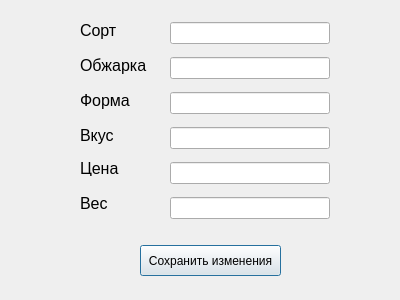
<?xml version="1.0" encoding="UTF-8"?>
<ui version="4.0">
 <class>Dialog</class>
 <widget class="QDialog" name="Dialog">
  <property name="geometry">
   <rect>
    <x>0</x>
    <y>0</y>
    <width>400</width>
    <height>300</height>
   </rect>
  </property>
  <property name="windowTitle">
   <string>Dialog</string>
  </property>
  <widget class="QLabel" name="label_4">
   <property name="geometry">
    <rect>
     <x>80</x>
     <y>125</y>
     <width>71</width>
     <height>21</height>
    </rect>
   </property>
   <property name="font">
    <font>
     <pointsize>12</pointsize>
    </font>
   </property>
   <property name="text">
    <string>Вкус</string>
   </property>
  </widget>
  <widget class="QLabel" name="label_6">
   <property name="geometry">
    <rect>
     <x>80</x>
     <y>195</y>
     <width>51</width>
     <height>16</height>
    </rect>
   </property>
   <property name="font">
    <font>
     <pointsize>12</pointsize>
    </font>
   </property>
   <property name="text">
    <string>Вес</string>
   </property>
  </widget>
  <widget class="QLabel" name="label_2">
   <property name="geometry">
    <rect>
     <x>80</x>
     <y>55</y>
     <width>71</width>
     <height>21</height>
    </rect>
   </property>
   <property name="font">
    <font>
     <pointsize>12</pointsize>
    </font>
   </property>
   <property name="text">
    <string>Обжарка</string>
   </property>
  </widget>
  <widget class="QPushButton" name="pushButton">
   <property name="geometry">
    <rect>
     <x>140</x>
     <y>245</y>
     <width>141</width>
     <height>31</height>
    </rect>
   </property>
   <property name="text">
    <string>Сохранить изменения</string>
   </property>
  </widget>
  <widget class="QLabel" name="label_5">
   <property name="geometry">
    <rect>
     <x>80</x>
     <y>160</y>
     <width>51</width>
     <height>16</height>
    </rect>
   </property>
   <property name="font">
    <font>
     <pointsize>12</pointsize>
    </font>
   </property>
   <property name="text">
    <string>Цена</string>
   </property>
  </widget>
  <widget class="QLabel" name="label">
   <property name="geometry">
    <rect>
     <x>80</x>
     <y>20</y>
     <width>41</width>
     <height>21</height>
    </rect>
   </property>
   <property name="font">
    <font>
     <pointsize>12</pointsize>
    </font>
   </property>
   <property name="text">
    <string>Сорт</string>
   </property>
  </widget>
  <widget class="QWidget" name="verticalLayoutWidget">
   <property name="geometry">
    <rect>
     <x>170</x>
     <y>15</y>
     <width>160</width>
     <height>211</height>
    </rect>
   </property>
   <layout class="QVBoxLayout" name="verticalLayout">
    <item>
     <widget class="QLineEdit" name="sortEdit"/>
    </item>
    <item>
     <widget class="QLineEdit" name="fryEdit"/>
    </item>
    <item>
     <widget class="QLineEdit" name="formEdit"/>
    </item>
    <item>
     <widget class="QLineEdit" name="tasteEdit"/>
    </item>
    <item>
     <widget class="QLineEdit" name="priceEdit"/>
    </item>
    <item>
     <widget class="QLineEdit" name="weightEdit"/>
    </item>
   </layout>
  </widget>
  <widget class="QLabel" name="label_3">
   <property name="geometry">
    <rect>
     <x>80</x>
     <y>90</y>
     <width>61</width>
     <height>21</height>
    </rect>
   </property>
   <property name="font">
    <font>
     <pointsize>12</pointsize>
    </font>
   </property>
   <property name="text">
    <string>Форма</string>
   </property>
  </widget>
 </widget>
 <resources/>
 <connections/>
</ui>
